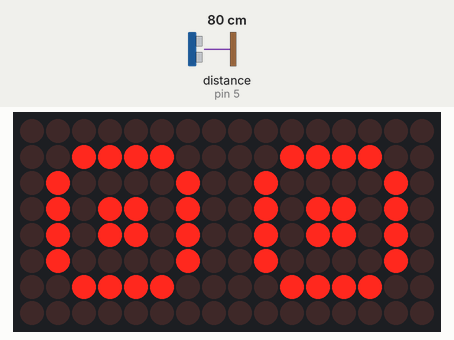
The sketch below on a simulated Arduino Uno, built with avr-gcc and run on an emulated ATmega328P. Parts: 16×8 LED matrix. Wiring (inferred from the names in the program): ultrasonic range finder: trigger pin 6; echo pin 5. The test bench sets the inputs (shaded band); at power-on: distance to the obstacle (sensor on pin 5) 80 cm. The echo pulse lasts 58.3 µs per cm.

Above: at 1.2 s.
1.3 s: distance to the obstacle (sensor on pin 5) set to 2 cm
At 1.39 s:
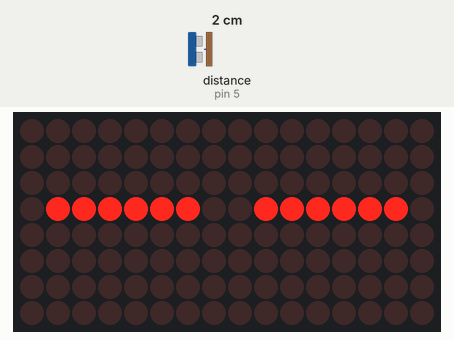
4.3 s: distance to the obstacle (sensor on pin 5) set to 35 cm
5.8 s: distance to the obstacle (sensor on pin 5) set to 4 cm
8.8 s: distance to the obstacle (sensor on pin 5) set to 60 cm
Timing chart, 0 to 11.3 s (numbered marks = the images above; inputs shaded):
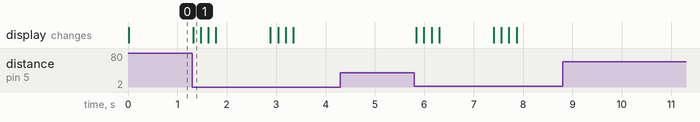

Measured:
- after the input at 1.3 s, the display: changes at once (image 1)
- after the input at 4.3 s, every drawn part: stays the same
- after the input at 8.8 s, every drawn part: stays the same

The sketch:

DotMatrix-UltrasonicSensor1.ino
```cpp
#include "LedControl.h"

// --- PİN AYARLARI ---
#define DIN_PIN 11
#define CS_PIN 10
#define CLK_PIN 13
#define TRIG_PIN 6
#define ECHO_PIN 5

// DİKKAT: En sondaki '1' sayısını '2' yaptık! (2 adet Matrix kullanıyoruz)
LedControl ekran = LedControl(DIN_PIN, CLK_PIN, CS_PIN, 2);

// --- PİKSEL ÇİZİMLERİ ---

byte gozAcik[8] = {
  B00000000,
  B00111100, // Gözün üst sınırı
  B01000010,
  B01011010, // Göz bebeği
  B01011010, // Göz bebeği
  B01000010,
  B00111100, // Gözün alt sınırı
  B00000000
};

byte gozKapali[8] = {
  B00000000,
  B00000000,
  B00000000,
  B01111110, // Kapalı göz çizgisi
  B00000000,
  B00000000,
  B00000000,
  B00000000
};

void setup() {
  pinMode(TRIG_PIN, OUTPUT);
  pinMode(ECHO_PIN, INPUT);

  // Her İKİ ekranı da başlat ve temizle
  for(int i = 0; i < 2; i++) {
    ekran.shutdown(i, false);  // Ekranı uyandır
    ekran.setIntensity(i, 5);  // Parlaklık (0-15)
    ekran.clearDisplay(i);     // Ekranı temizle
  }

  Serial.begin(9600);
}

void loop() {
  // 1. Mesafeyi Ölç
  digitalWrite(TRIG_PIN, LOW);
  delayMicroseconds(2);
  digitalWrite(TRIG_PIN, HIGH);
  delayMicroseconds(10);
  digitalWrite(TRIG_PIN, LOW);

  long duration = pulseIn(ECHO_PIN, HIGH);
  int mesafe = duration * 0.034 / 2;

  // 2. Karar Ver ve Çiz
  if (mesafe > 0 && mesafe < 30) {
    // Biri 30 cm'den yakına geldiyse: İki gözü birden kırp
    gozKirpmaAnimasyonu();
    delay(1000);
  } else {
    // Yakında kimse yoksa: İki göz de açık
    ikiGozuDeCiz(gozAcik);
  }

  delay(100);
}

// --- YARDIMCI FONKSİYONLAR ---

// İki gözü de aynı anda kırpan animasyon
void gozKirpmaAnimasyonu() {
  ikiGozuDeCiz(gozKapali);
  delay(150);
  ikiGozuDeCiz(gozAcik);
  delay(150);
  ikiGozuDeCiz(gozKapali);
  delay(150);
  ikiGozuDeCiz(gozAcik);
}

// Seçilen şekli her iki matrise de aynı anda basan fonksiyon
void ikiGozuDeCiz(byte sekil[]) {
  for (int satir = 0; satir < 8; satir++) {
    ekran.setRow(0, satir, sekil[satir]); // 1. Ekran (Sağ Göz)
    ekran.setRow(1, satir, sekil[satir]); // 2. Ekran (Sol Göz)
  }
}
```
